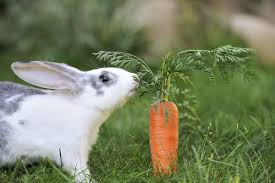
#> input picture images/rabbit.jpg, 275 x 183 px
$ python main.py images/rabbit.jpg   (Python 2 division)
#> lines starting #> are read from the running program, lines starting #| are printed output that depends on the picture
### conversion.py
### -*- coding: utf-8 -*-
from cv2 import imread, imwrite, imshow, waitKey, destroyAllWindows, cvtColor, \
COLOR_BGR2RGB, COLOR_RGB2BGR, COLOR_BGR2HSV, COLOR_HSV2BGR, COLOR_RGB2HSV, \
COLOR_BGR2LAB, COLOR_LAB2BGR, COLOR_RGB2LAB
from numpy import array, zeros, uint8, array_equal, sqrt, power
from colormath.color_objects import LabColor, sRGBColor
from colormath.color_conversions import convert_color
from colormath.color_diff import delta_e_cie2000
from time import time
# from imutils import resize
from argparse import ArgumentTypeError

# modalità in cui è possibile semplificare un'immagine
MODE_DELTAECIE2000 = 0
MODE_RGB = 1
MODE_HSV = 2

# [5 lines left out: function modes, not called in this run]

def read_colors(file):
#> called with file = 'colors.txt'
    s = list()
    with open(file) as f:
#> (reads colors.txt from the repository)
        for r in f:
            rr = r.replace("\n", "")
            s.append(rr.split(","))
#> in simplify_image, image is the input picture: shape (183, 275, 3); mean B, G, R 97.7, 129.3, 121.1
#> in simplify_image_HSV, `image = cvtColor(image, COLOR_BGR2HSV)`: image: shape (183, 275, 3); mean H, S, V 51.2, 88.1, 135.5
    return s
def _get_value(pixel):
    """Restituisce un intero in base 10 a partire da un pixel dato."""
    return pixel.item(0)*65536 + pixel.item(1)*256 + pixel.item(2)
#
# def distance_LAB2(p1, p2):
#     """Restituisce un valore indicante la differenza tra 2 pixel in formato LAB.
#     La differenza viene calcolata con l'algoritmi DELTA E CIE2000."""
#     # converto i colori in formato LAB
#     p2 = LabColor(p2.item(0)/255.0, p2.item(1)/255.0, p2.item(2)/255.0)
#     p1 = LabColor(p1.item(0)/255.0, p1.item(1)/255.0, p1.item(2)/255.0)
#     # e calcolo la differenza
#     return delta000_e_cie2000(p1, p2)

# [16 lines left out: functions distance_DELTAECIE2000, distance_RGB, not called in this run]

def distance_HSV(p1, p2):
    """Restituisce un valore indicante la differenza tra 2 pixel in formato HSV.
    La differenza viene calcolata come la semplice distanza tra i colori in
    formato HSV."""
    (h1,s1,v1) = p1
    (h2,s2,v2) = p2
    return sqrt(power(int(h1) - int(h2),2) + power(int(s1) - int(s2), 2) + power(int(v1) - int(v2), 2))
    # return sqrt(power(int(h1) - int(h2),2) + power(int(v1) - int(v2), 2))

def closer_color(pixel, colors, distance_function):
    """Restituisce il colore piu vicino al pixel. I colori vengono confrontati
    utilizzando la funzione passata come parametro."""
    # cerco il colore con la differenza minore dal colore del pixel
    min_diff = distance_function(pixel, colors[0])
    closer_color = colors[0]
    for color in colors[1:]:
        d = distance_function(pixel, color)
        if d < min_diff:
            min_diff = d
            closer_color = color
    return closer_color

def convert(image, colors, distance_function):
    """Converte un'immagine nei colori passati come parametro, sostituendo ad
    ogni pixel uno del colore più vicino tra quelli dati. La distanza viene
    calcolata utilizzando la funzione passata come parametro"""
    met_colors = {_get_value(c):c for c in colors}
    # "prendo" larghezza e altezza
    (h, w) = image.shape[:2]
#> h = 183; w = 275
    # creo la nuova immagine che sarà quella convertita
    mod_image = zeros((h, w, 3), uint8)
    # scorro i pixel dell'immagine
    for i in xrange(h):
        for j in xrange(w):
            # trovo il pixel (uso i metodi degli array di numpy che sono più veloci)
            pixel = array([image.item(i, j, 0), image.item(i, j, 1), image.item(i, j, 2)], uint8)
            # se il colore non è già tra quelli in cui devo convertire l'immagine,
            # trovo quello più vicino
            value = _get_value(pixel)
            try:
                pixel = met_colors[value]
            except KeyError as e:
                pixel = closer_color(pixel, colors, distance_function)
                met_colors[value] = pixel
            # scrivo il colore sulla nuova immagine
            mod_image.itemset((i, j, 0), pixel.item(0))
            mod_image.itemset((i, j, 1), pixel.item(1))
            mod_image.itemset((i, j, 2), pixel.item(2))
#> mod_image: shape (183, 275, 3); mean H, S, V 8.1, 68.9, 255
    return mod_image

# [7 lines of commented-out code are left out]

# [15 lines left out: functions simplify_image_LAB, simplify_image_RGB, not called in this run]

def simplify_image_HSV(image, colors):
    """'Semplifica' un'immagine con i colori passati come parametro. I colori
    vengono confrontati tramite la distanza nello spazio HSV."""
    # converto colori e immagine in HSV
    conv_colors = [cvtColor(array([[c]]), COLOR_RGB2HSV)[0][0] for c in colors]
    image = cvtColor(image, COLOR_BGR2HSV)
    mod_image = convert(image, conv_colors, distance_HSV)
    return cvtColor(mod_image, COLOR_HSV2BGR)
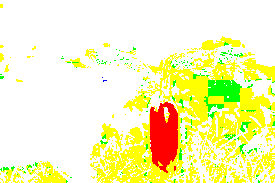
#> returned value: shape (183, 275, 3); mean B, G, R 186.1, 247.2, 247.5

def simplify_image(image, colors, mode = MODE_HSV):
    """Legge un'immagine e la 'semplifica' un'immagine con i colori passati come
    parametro. La modalità di confronto di default è la distanza nello spazio
    HSV ma può essere modificata tramite il parametro mode."""

    image = imread(image)

    if mode == MODE_DELTAECIE2000:
        return simplify_image_LAB(image, colors)
    elif mode == MODE_RGB:
        return simplify_image_RGB(image, colors)
    elif mode == MODE_HSV:
        return simplify_image_HSV(image, colors)
    else:
        return False

### main.py
### -*- coding: utf-8 -*-


if __name__ == '__main__':
    from argparse import ArgumentParser, ArgumentDefaultsHelpFormatter, RawTextHelpFormatter
    from numpy import array, uint8
    from conversion import simplify_image, MODE_DELTAECIE2000, MODE_RGB, MODE_HSV, modes, read_colors
    from time import time
    from cv2 import imwrite
    from os.path import exists, basename
    from os import makedirs

    class CustomFormatter(ArgumentDefaultsHelpFormatter, RawTextHelpFormatter):
        pass

    parser = ArgumentParser(description = "Riduzione di un'immagine in N colori",
        formatter_class=CustomFormatter)
    parser.add_argument("image", type = str, help="Immagine di input")
    parser.add_argument('-f', '--file', type=str, help="File con i colori da estrapolare", default="colors.txt")
    parser.add_argument("-m", "--mode", type = modes, default = MODE_HSV,
    help="""Modalità di conversione: i valori possibili sono:
* 0 per la conversione utilizzando l'algoritmo DELTA E CIE2000.
* 1 per la conversione riconducendo ogni colore a quello più vicino nello spazio RGB.
* 2 per la conversione riconducendo ogni colore a quello più vicino nello spazio HSV.
""")
    # parser.add_argument('-r', '--resize', type=int, help = "Ridimesionamento dell'immagine")

    args = parser.parse_args()

    colors = array(read_colors(args.file), uint8)

    clean_name, extension = basename(args.image).split(".")
    if not exists("results"):
        makedirs("results")
    if not exists("results/%s" % clean_name):
        makedirs("results/%s" % clean_name)

    names = {0:"deltaecie2000", 1:"rgb", 2:"hsv"}
    im = simplify_image(args.image, colors, args.mode)
    if im is False:
        print "%d non è una modalità valida" % value
    else:
	imwrite("results/%s/%s_%s.%s" %(clean_name, clean_name, names[args.mode], extension), im)
